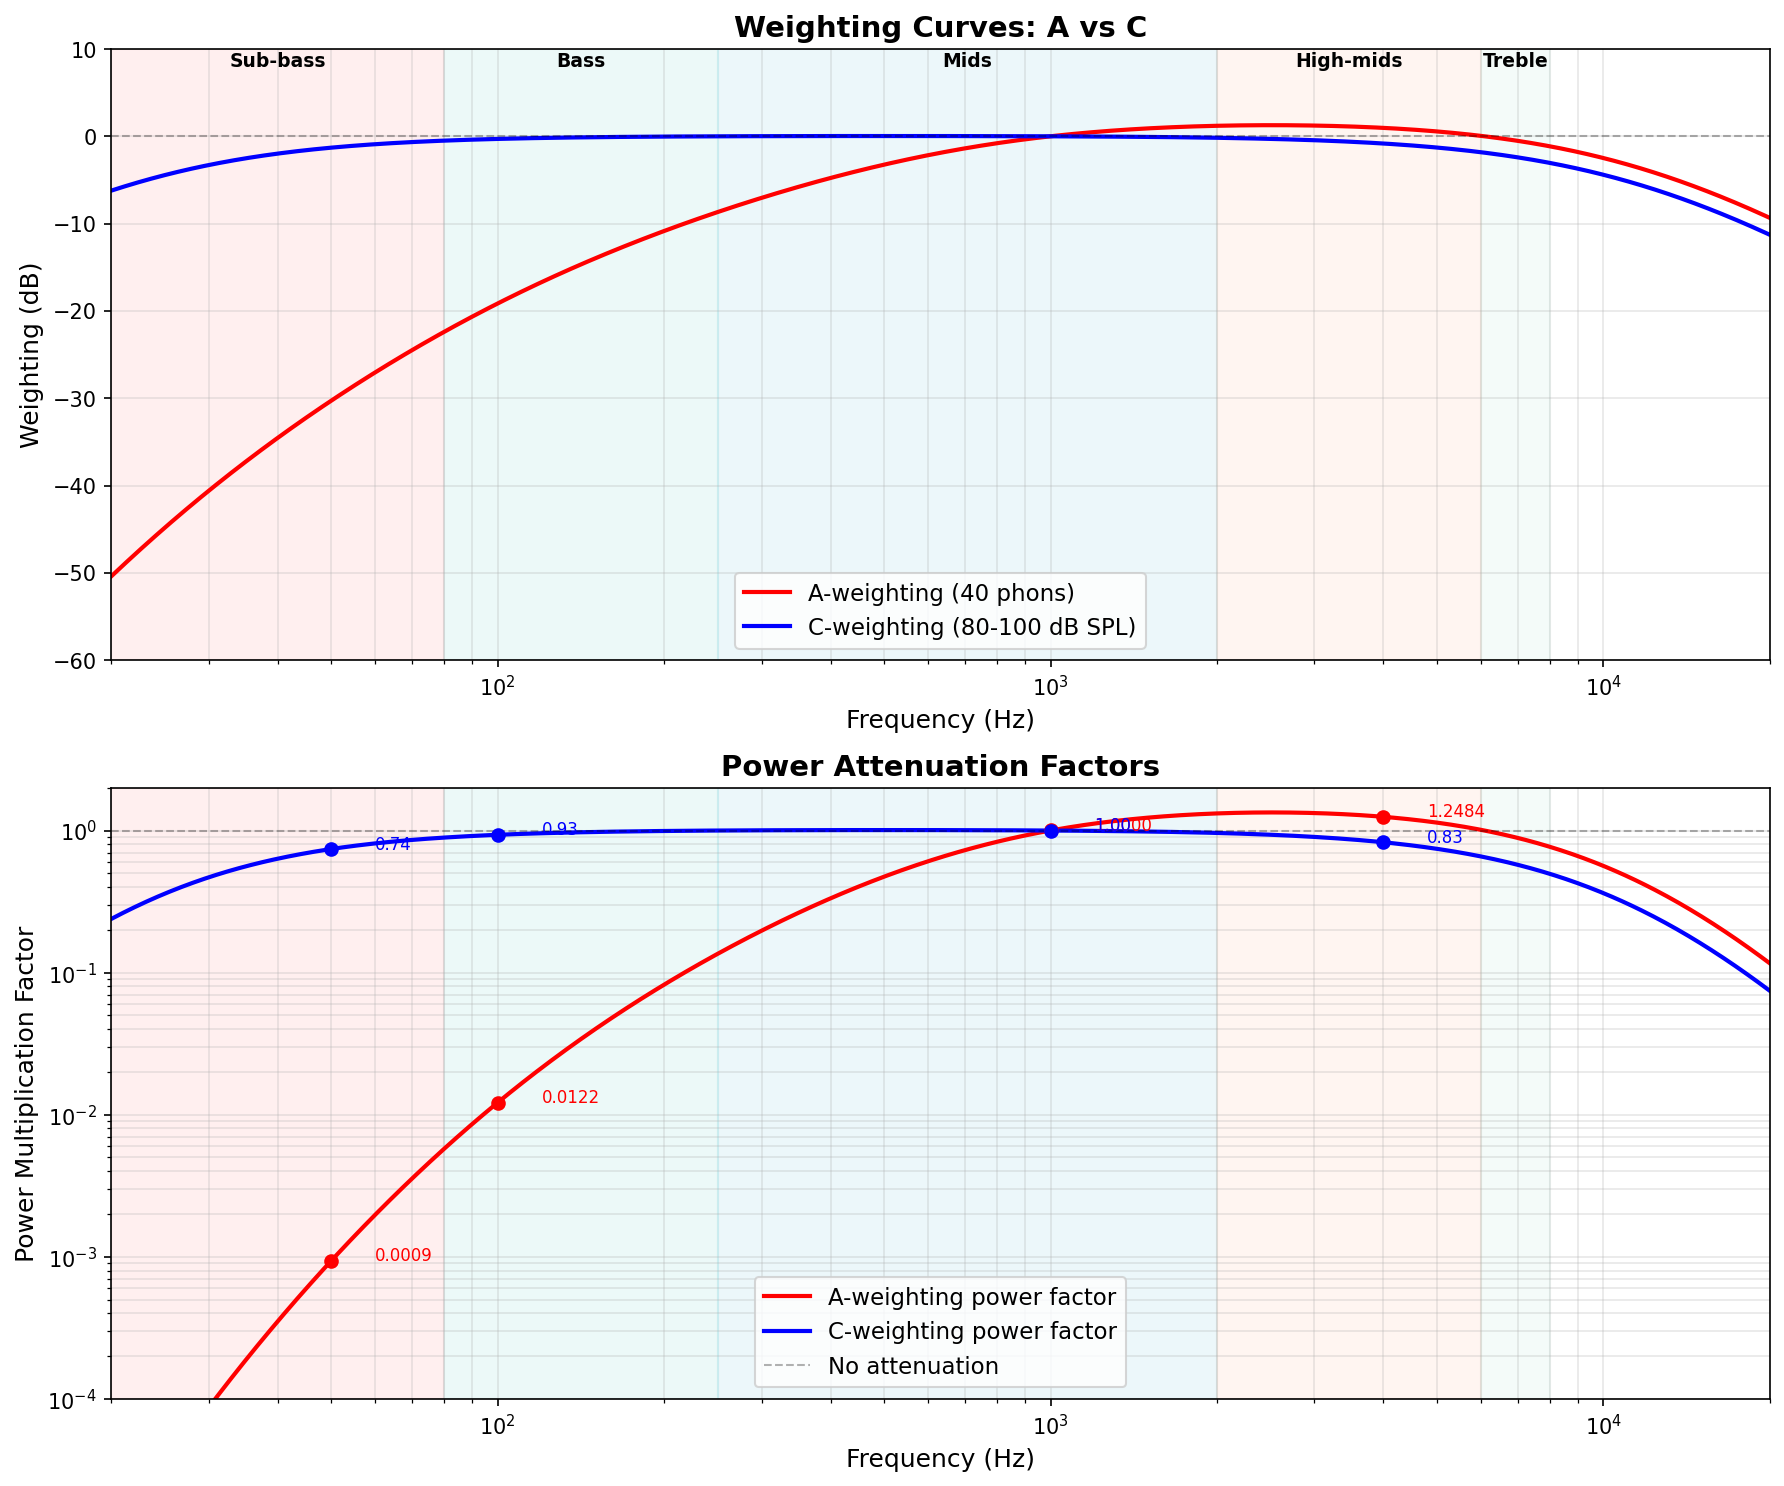

Write the Python code that produced this figure.
#!/usr/bin/env python3
"""Visual comparison of weighting curves for the audit report."""

import numpy as np
import matplotlib.pyplot as plt

def a_weight_db(f):
    """A-weighting (IEC 61672) - 40 phons"""
    f = np.asarray(f, dtype=np.float64)
    f2 = f ** 2
    return (
        20 * np.log10(
            (12194**2 * f2**2) /
            ((f2 + 20.6**2) * np.sqrt((f2 + 107.7**2) * (f2 + 737.9**2)) * (f2 + 12194**2))
            + 1e-20
        )
        + 2.0
    )

def c_weight_db(f):
    """C-weighting (IEC 61672) - 80-100 dB SPL"""
    f = np.asarray(f, dtype=np.float64)
    f2 = f ** 2
    numerator = 12194**2 * f2
    denominator = (f2 + 20.6**2) * (f2 + 12194**2)
    Rc = numerator / (denominator + 1e-20)
    return 20 * np.log10(Rc + 1e-20) + 0.06

# Frequency range
freqs = np.logspace(np.log10(20), np.log10(20000), 1000)

# Compute curves
a_curve = a_weight_db(freqs)
c_curve = c_weight_db(freqs)

# Plot
fig, (ax1, ax2) = plt.subplots(2, 1, figsize=(12, 10))

# Curve comparison
ax1.semilogx(freqs, a_curve, 'r-', linewidth=2, label='A-weighting (40 phons)')
ax1.semilogx(freqs, c_curve, 'b-', linewidth=2, label='C-weighting (80-100 dB SPL)')
ax1.axhline(y=0, color='k', linestyle='--', linewidth=1, alpha=0.3)
ax1.grid(True, which='both', alpha=0.3)
ax1.set_xlabel('Frequency (Hz)', fontsize=12)
ax1.set_ylabel('Weighting (dB)', fontsize=12)
ax1.set_title('Weighting Curves: A vs C', fontsize=14, fontweight='bold')
ax1.legend(fontsize=11)
ax1.set_xlim([20, 20000])
ax1.set_ylim([-60, 10])

# Add band regions
band_colors = {
    'Sub-bass': ('#FF6B6B', 20, 80),
    'Bass': ('#4ECDC4', 80, 250),
    'Mids': ('#45B7D1', 250, 2000),
    'High-mids': ('#FFA07A', 2000, 6000),
    'Treble': ('#98D8C8', 6000, 8000),
}

for i, (name, (color, fmin, fmax)) in enumerate(band_colors.items()):
    ax1.axvspan(fmin, fmax, alpha=0.1, color=color)
    # Add label at top
    mid_freq = np.sqrt(fmin * fmax)
    ax1.text(mid_freq, 8, name, ha='center', fontsize=9, fontweight='bold')

# Power factor comparison
a_power = 10 ** (a_curve / 10.0)
c_power = 10 ** (c_curve / 10.0)

ax2.semilogx(freqs, a_power, 'r-', linewidth=2, label='A-weighting power factor')
ax2.semilogx(freqs, c_power, 'b-', linewidth=2, label='C-weighting power factor')
ax2.axhline(y=1, color='k', linestyle='--', linewidth=1, alpha=0.3, label='No attenuation')
ax2.grid(True, which='both', alpha=0.3)
ax2.set_xlabel('Frequency (Hz)', fontsize=12)
ax2.set_ylabel('Power Multiplication Factor', fontsize=12)
ax2.set_title('Power Attenuation Factors', fontsize=14, fontweight='bold')
ax2.legend(fontsize=11)
ax2.set_xlim([20, 20000])
ax2.set_ylim([0.0001, 2])
ax2.set_yscale('log')

# Add band regions
for name, (color, fmin, fmax) in band_colors.items():
    ax2.axvspan(fmin, fmax, alpha=0.1, color=color)

# Add annotations for key frequencies
key_freqs = [50, 100, 1000, 4000]
for freq in key_freqs:
    a_val = 10 ** (a_weight_db(freq) / 10.0)
    c_val = 10 ** (c_weight_db(freq) / 10.0)
    ax2.plot(freq, a_val, 'ro', markersize=6)
    ax2.plot(freq, c_val, 'bo', markersize=6)
    ax2.text(freq * 1.2, a_val, f'{a_val:.4f}', fontsize=8, color='red')
    ax2.text(freq * 1.2, c_val, f'{c_val:.2f}', fontsize=8, color='blue')

plt.tight_layout()
plt.savefig('weighting_comparison.png', dpi=150, bbox_inches='tight')
print("Saved weighting_comparison.png")

# Print summary table
print("\n" + "="*80)
print("WEIGHTING COMPARISON SUMMARY")
print("="*80)

FREQUENCY_BANDS = {
    'Sub-bass': (20, 80),
    'Bass': (80, 250),
    'Mids': (250, 2000),
    'High-mids': (2000, 6000),
    'Treble': (6000, 8000),
}

print(f"\n{'Band':<15} {'A-weight (dB)':<15} {'A power':<15} {'C-weight (dB)':<15} {'C power':<15}")
print("-" * 80)

for band_name, (fmin, fmax) in FREQUENCY_BANDS.items():
    freqs_band = np.linspace(fmin, fmax, 100)
    a_avg = np.mean(a_weight_db(freqs_band))
    c_avg = np.mean(c_weight_db(freqs_band))
    a_pow = 10 ** (a_avg / 10.0)
    c_pow = 10 ** (c_avg / 10.0)

    print(f"{band_name:<15} {a_avg:<15.1f} {a_pow:<15.6f} {c_avg:<15.1f} {c_pow:<15.4f}")

print("\n" + "="*80)
print("KEY INSIGHT")
print("="*80)
print("\nA-weighting reduces sub-bass power by factor of ~1600 (0.0006x)")
print("C-weighting reduces sub-bass power by factor of ~1.6 (0.64x)")
print("\nFor music at normal listening levels, C-weighting or no weighting")
print("is much more appropriate than A-weighting.")
